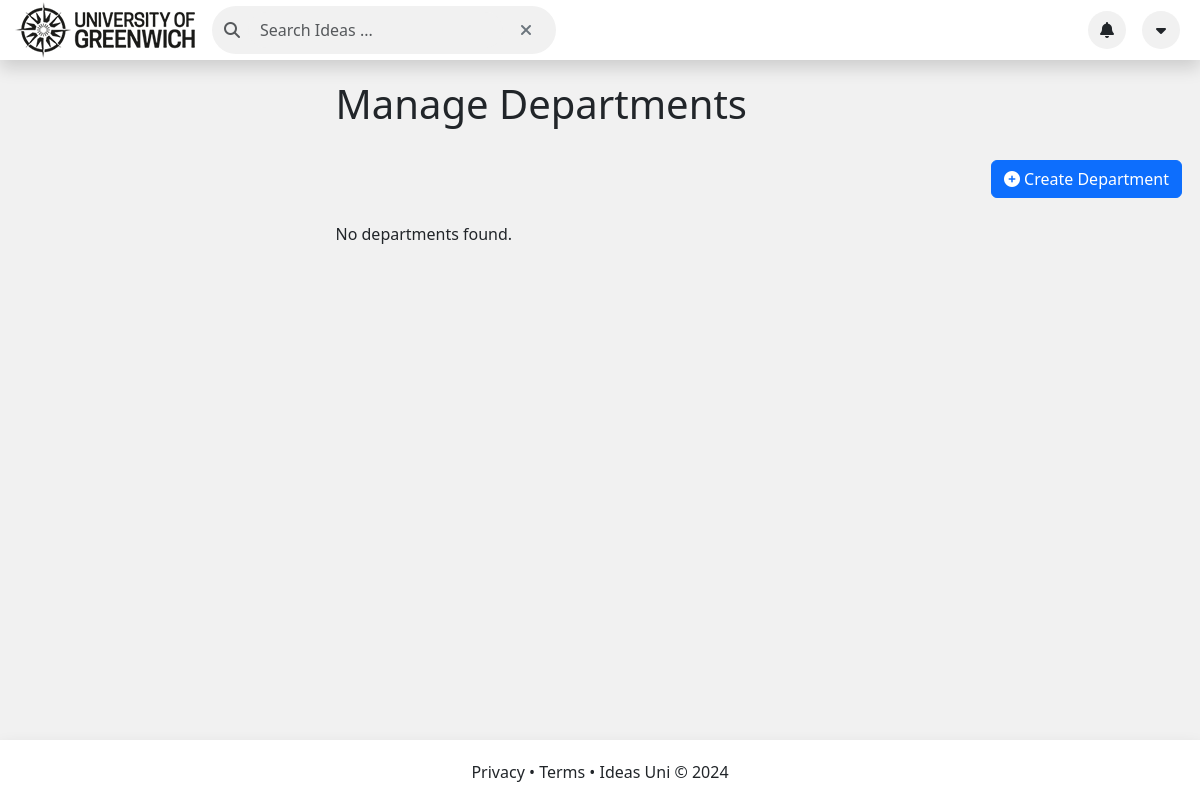
The page /QAM_Department.php on the database as committed earlier.
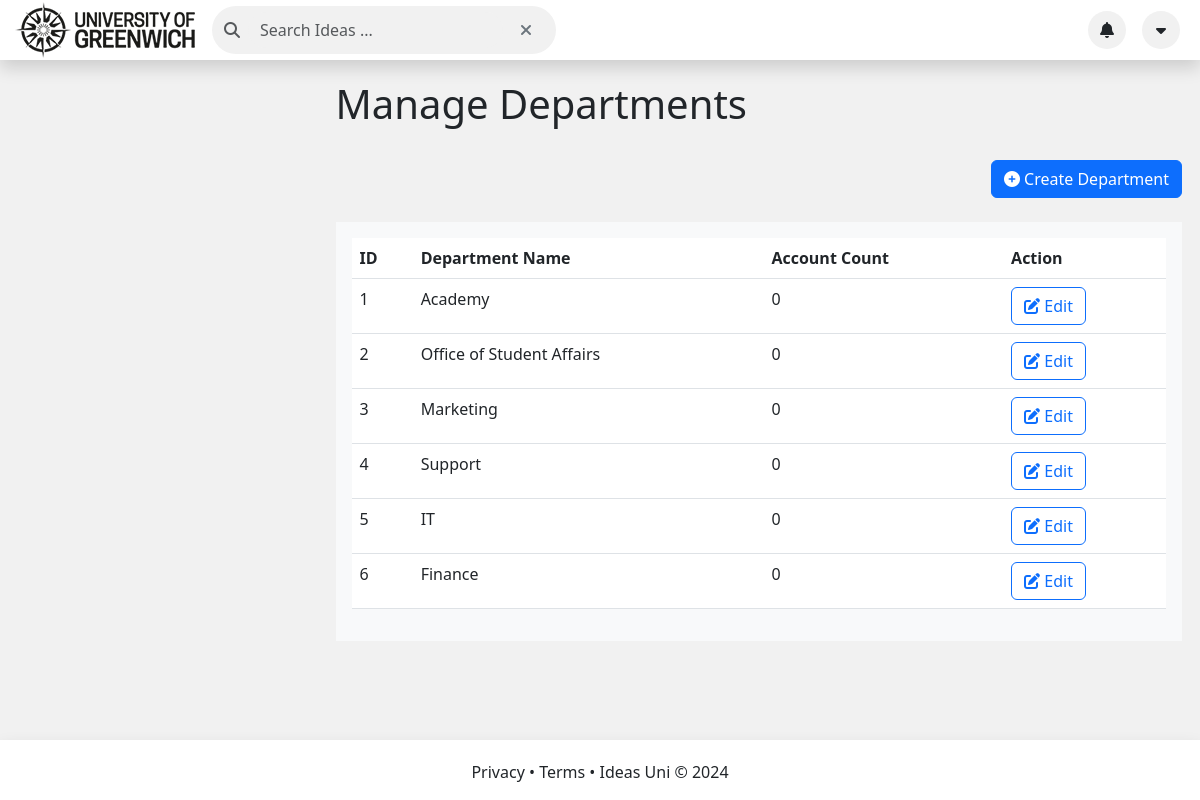
The same page on the database as committed later.
### tables this page shows
CREATE TABLE Department (
  DepartmentID INT PRIMARY KEY AUTO_INCREMENT,
  DepartmentName VARCHAR(50) NOT NULL
);

### QAM_Department.php (the view, shortened to what this page needs)
<!DOCTYPE html>
<html lang="en">
<head>
    <link rel="stylesheet" href="https://cdnjs.cloudflare.com/ajax/libs/font-awesome/6.3.0/css/all.min.css"
/>
    <link href="https://cdn.jsdelivr.net/npm/bootstrap@5.3.0-alpha1/dist/css/bootstrap.min.css" rel="stylesheet"
>
    <link rel="stylesheet" type="text/css" href="./css/style.css">
</head>
<body class="bg-gray">
<div class="bg-white d-flex align-items-center fixed-top shadow" style="min-height: 60px; z-index: 10;">
    <div class="container-fluid">
        <div class="row align-items-center">
            <div class="col d-flex align-items-center">
                <img class="logoImage" src="./img/logo.png" alt="University of Greenwich">
                <div class="input-group ms-2">
                    <li class="p-1 d-flex">
                        <div class="input-group-text bg-gray border-0 rounded-pill"
                             style="min-height: 40px; min-width: 300px;">
                            <i class="fas fa-search me-2 text-muted"></i>
                            <input type="text" class="form-control rounded-pill border-0 bg-gray"
                                   placeholder="Search Ideas ..." id="searchInput">
                            <button class="btn btn-outline-secondary border-0 rounded-circle" type="button"
                                    id="clearSearch"><i class="fas fa-times"></i></button>
                        </div>
                    </li>
                </div>
            </div>
            <div class="col d-flex align-items-center justify-content-end">
                <div class="rounded-circle p-1 bg-gray d-flex align-items-center justify-content-center mx-2"
                     style="width: 38px; height: 38px" type="button" id="notMenu" data-bs-toggle="dropdown"
                     aria-expanded="false" data-bs-auto-close="outside">
                    <i class="fas fa-bell"></i>
                </div>
                <div class="
                        rounded-circle
                        p-1
                        bg-gray
                        d-flex
                        align-items-center
                        justify-content-center
                        mx-2
                    " style="width: 38px; height: 38px" type="button" id="secondMenu" data-bs-toggle="dropdown"
                     aria-expanded="false" data-bs-auto-close="outside">
                    <i class="fas fa-caret-down"></i>
                </div>
            </div>
        </div>
    </div>
</div>
<div class="container-fluid" style="margin-bottom: 100px;">
    <div class="row justify-content-evenly">
        <div class="col-12">
            <div class="d-flex flex-column justify-content-center mx-auto main-container">
                <h1>Manage Departments</h1>
                <div class="d-flex justify-content-end align-items-center my-4">
                    <button class="btn btn-primary" data-bs-toggle="modal" data-bs-target="#createDepartmentModal">
                        <i class="fas fa-plus-circle"></i> Create Department
                    </button>
                </div>
                <?php include_once("connection.php"); ?>
                <?php $sql = "SELECT * FROM Department";
                $result = mysqli_query($conn, $sql); ?>
                <?php if (mysqli_num_rows($result) > 0) : ?>
                <div class="bg-light p-3">
                    <table class="table">
                        <thead>
                        <tr>
                            <th>ID</th>
                            <th>Department Name</th>
                            <th>Account Count</th>
                            <th>Action</th>
                        </tr>
                        </thead>
                        <?php while ($row = mysqli_fetch_assoc($result)) : ?>
                            <tbody>
                            <tr>
                                <td><?php echo $row['DepartmentID']; ?></td>
                                <td><?php echo $row['DepartmentName']; ?></td>
                                <td>0</td>
                                <td>
                                    <button class="btn btn-outline-primary" data-bs-toggle="modal" id="edit-department"
                                            data-id="<?php echo $row['DepartmentID']; ?>"
                                            data-name="<?php echo $row['DepartmentName']; ?>"
                                            data-toggle="modal"
                                            data-bs-target="#editDepartmentModal"><i class="fas fa-edit"></i> Edit
                                    </button>
                                </td>
                            </tr>
                            </tbody>
                        <?php endwhile; ?>
                    </table>
                    <?php else : ?>
                        <p>No departments found.</p>
                    <?php endif; ?>
                </div>
            </div>
        </div>
    </div>
</div>
<footer class="bg-white d-flex align-items-center fixed-bottom shadow">
    <div class="container">
        <div class="row">
            <div class="col-md-12 text-center" style="margin-top: 20px;">
                <div
                ">
                <p>
                    Privacy &#8226; Terms &#8226; Ideas Uni © 2024
                </p>
            </div>
        </div>
    </div>
    </div>
</footer>
</body>
</html>

### css/style.css (style rules this page uses)
@media (min-width: 62em) { footer { position: fixed; bottom: 0; width: 100%; } }
.d-flex { display: flex; }
.flex-column { flex-direction: column; }
.justify-content-center { justify-content: center; }
.mx-auto { margin-left: auto; margin-right: auto; }
.main-container { padding-top: 80px; max-width: 97vw; overflow-x: hidden; padding-left: 27%; }
.table td, .table th { white-space: nowrap; overflow: hidden; text-overflow: ellipsis; }
.bg-gray { background-color: #f1f1f1; }
.text-center { text-align: center; }
@media (min-width: 390px) { .input-group { display: flex; align-items: center; } }
@media (min-width: 390px) { .input-group button { margin-left: 5px; } }

Rows that differ between the two databases and show on the page:
added department: DepartmentID "1", DepartmentName "Academy"
added department: DepartmentID "2", DepartmentName "Office of Student Affairs"
added department: DepartmentID "3", DepartmentName "Marketing"
added department: DepartmentID "4", DepartmentName "Support"
added department: DepartmentID "5", DepartmentName "IT"
added department: DepartmentID "6", DepartmentName "Finance"
Other text that changed with them:
text no longer shown: "No departments found."
text now shown: "ID Department Name Account Count Action"
